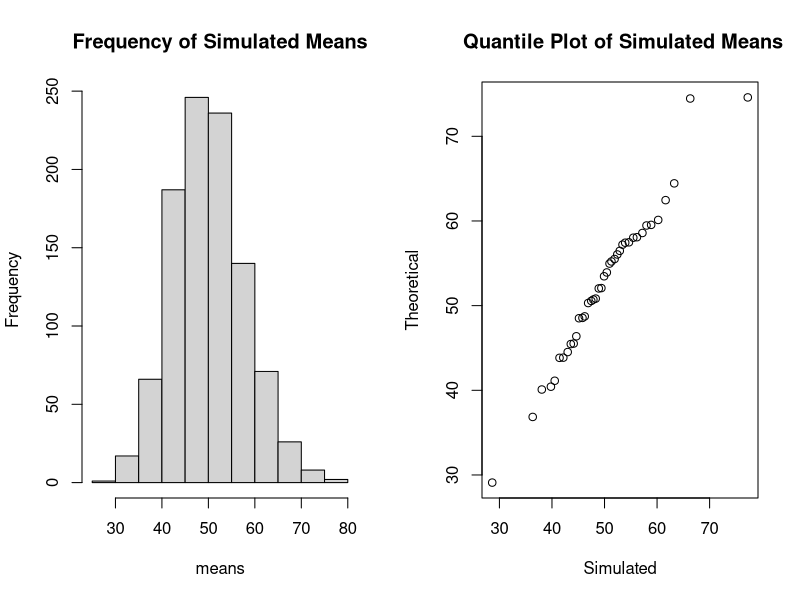

Reproduce this figure in R.
## ---- chunk 1
## set initial values
lambda<-.02
theoreticalMean<-theoreticalPopSD<-1/lambda
n<-40
reps<-1000
theoreticalSD<-round(theoreticalPopSD/sqrt(n),2)
## ---- chunk 2
## run rexp to get n values when rate is = lambda AND take the mean. Do that rep=1000 times and store the results in the vector means. reps = 1000, n = 40, lambda = .2
set.seed(4321)
means<-replicate(n=reps,mean(rexp(n=n, rate=lambda)))
## ---- chunk 3
## Get the mean of means
simulatedMean<-round(mean(means),2)
paste("The theoretical mean is", theoreticalMean, "while the simulated mean is", simulatedMean, "This is a difference of", round(100*(theoreticalMean-simulatedMean)/theoreticalMean,2), "percent", sep = " ")
## ---- chunk 4
## Get the standard deviation of means
simulatedSD<-round(sd(means),2)
paste("The theoretical standard deviation is", theoreticalSD, "while the simulated standard deviation is", simulatedSD, "This is a difference of", round(100*(theoreticalSD-simulatedSD)/theoreticalSD,2), "percent", sep = " ")
## ---- chunk 5
## Get the standard deviation of means
par(mfrow=c(1,2))
hist(means, main ="Frequency of Simulated Means")
qqplot(means, rnorm(n=n,mean=theoreticalMean, sd=theoreticalSD), main=" Quantile Plot of Simulated Means", ylab="Theoretical", xlab = "Simulated")
## ---- chunk 6

## get the theoretical range of the 95% confidence interval
theoreticalRange<-theoreticalMean +c(-1,1)*1.96*theoreticalSD
##subset to get those in range and calculate percentage
CImeans<-subset(means, means[]>=theoreticalRange[1] & means[]<=theoreticalRange[2])
pctCI<-round(length(CImeans)/length(means),2)
paste("The simulated coverage was", pctCI, "percent", sep = " ")
